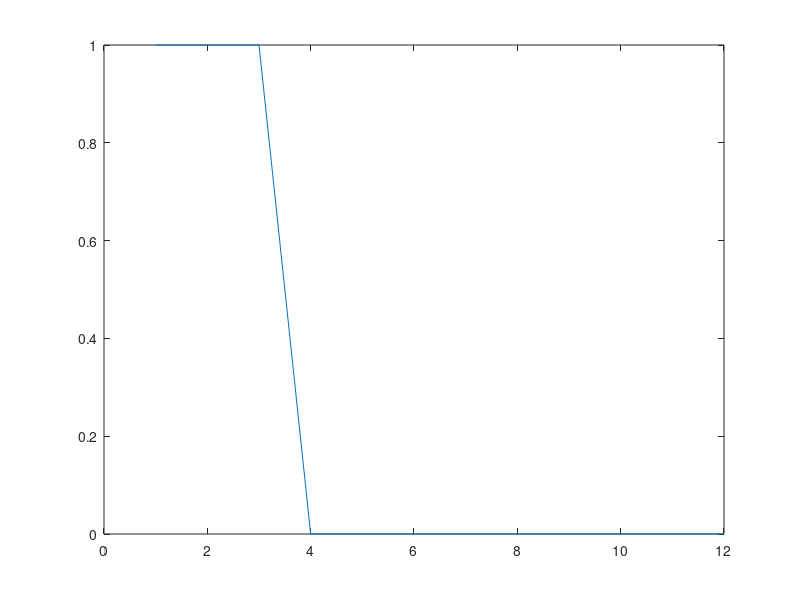

Reproduce this figure in MATLAB.

clear all
%Model Parameters
phi_p = 0.1;
phi_g=0.3;
phi_l=0.35;
gamma=0.97;% rate of change of primacy gradient across groups
sigma_gp=0.02;%
sigma_L=0.02;
sigma_v=0.005;
rho=0.3;
theta=0.003;
eta_NC=0.15;% learning rate for assoication between context and group

% experimental details
nTrials=1000;
listlength=12;
possGroupSize=1:5;

%rec=zeros(nTrials, listlength); % this can be easily pre-allocated, so should be
recalled_item=zeros(nTrials,listlength);

N_O=0; % counter for non recalled items

for t=1:nTrials
    
    r=zeros(1,listlength);
    
    % Here is what happens in model
    % We generated a longish vector of group sizes, then find first
    % group that takes us beyond list length. We truncate that group
    % and use only the groups we need
    
    groupSize=randsample(possGroupSize,listlength,true);% random
    
    % or constant within list, but varies across lists
    %groupSize=repmat(randsample(possGroupSize,1,true),1,listlength);
    
    cumulz = cumsum(groupSize);
    numGroups = find(cumulz>=listlength, 1, 'first'); % finds first instance
    groupSize(numGroups) = listlength-cumulz(numGroups-1);
    groupSize = groupSize(1:numGroups);
    
    lContext = ones(1,numGroups);     % control element for list context (each group has a list context)
    listCue = 1; % cues the list - at moment set to last LIST
    
    % make group markers
    gContext = [];
    pContext = [];
    absP = [];
    % set control elements
    
    for gz=1:length(groupSize)
        gContext = [gContext repmat(gz,1,groupSize(gz))];
        pContext = [pContext linspace(0,1,groupSize(gz))];
        absP = [absP 1:groupSize(gz)];
    end
    
    groupCue = 1; % start with first group; this will get incremented below
    needNewGroup = 1; % a flag to indicate whether we need a new group
        
    for outpos=1:3
        
        if needNewGroup
            
            eta_LC=1+randn(1,numGroups)*sigma_L; % Eq A3
            
            C_LC=eta_LC.*phi_l.^abs(listCue-lContext); %Eq A7 - control element for list
            C_NC=zeros(1,numGroups); % control element for group cue
            C_NC(groupCue)=eta_NC; % this shouldn't be list cue, but rather the
            % cue to a particular group (let's say the
            % first, but try setting it to last group)
            %C=zeros(1,numGroups); % don't need this, as it is overwritten in next line
            C=C_NC+C_LC; % list and group control elements added
            [max_value,currGroup]=max(C); % select most activated
            %currGroup refers to group we are currently trying to recall from
            
            % cue sequentially from first item
            % we find out how long the current group is, and then
            % construct scaled [0-1] within-grpup markers based on this
            % information
            currpContext = linspace(0,1,groupSize(currGroup));
            withinPos = 1;

            P_CG=1; % assume no effect of time
            
            needNewGroup = 0;
        end
        
        eta_gv=gamma.^(absP-1)+randn(1,listlength)*sigma_gp; %Eq A10
        v_GV = P_CG*eta_gv.*phi_g.^abs(currGroup-gContext); %Eq A11
        v_PV = phi_p.^abs(currpContext(withinPos)-pContext); %Eq A14
        
        % implemented primacy gradient
        v_PV=eta_gv.*v_PV;
        
        % sum group and item vectors to get activation of each item
        t_v = rho*v_GV + (1-rho)*v_PV; % Eq A15
        v(t,:)=t_v;
        % noisy retrieval Eq A16
        noise=randn(1,listlength)*sigma_v;
        a=(t_v+noise).*(1-r);
        % activation of two highest items
        [max_value,max_idx] = max(a);
        a(max_idx) = NaN;
        second_max = max(a);
        a = max_value; % retruns max_value into a
        
        if (max_value-second_max)>theta
            recalled_item(t,outpos)=max_idx;
        else
            recalled_item(t,outpos)=0;
        end
        
        withinPos = withinPos + 1;
        
        if withinPos>groupSize(currGroup) % have we gone beyond the end of
                                            % current group?
            needNewGroup = 1;
            groupCue = groupCue + 1;
        end
    end
end

for i=1:listlength;
    prop(i)=numel(find(recalled_item==i))/nTrials;
end

plot(1:i,prop)

Av_v=mean(v);
Av_a=mean(a);
